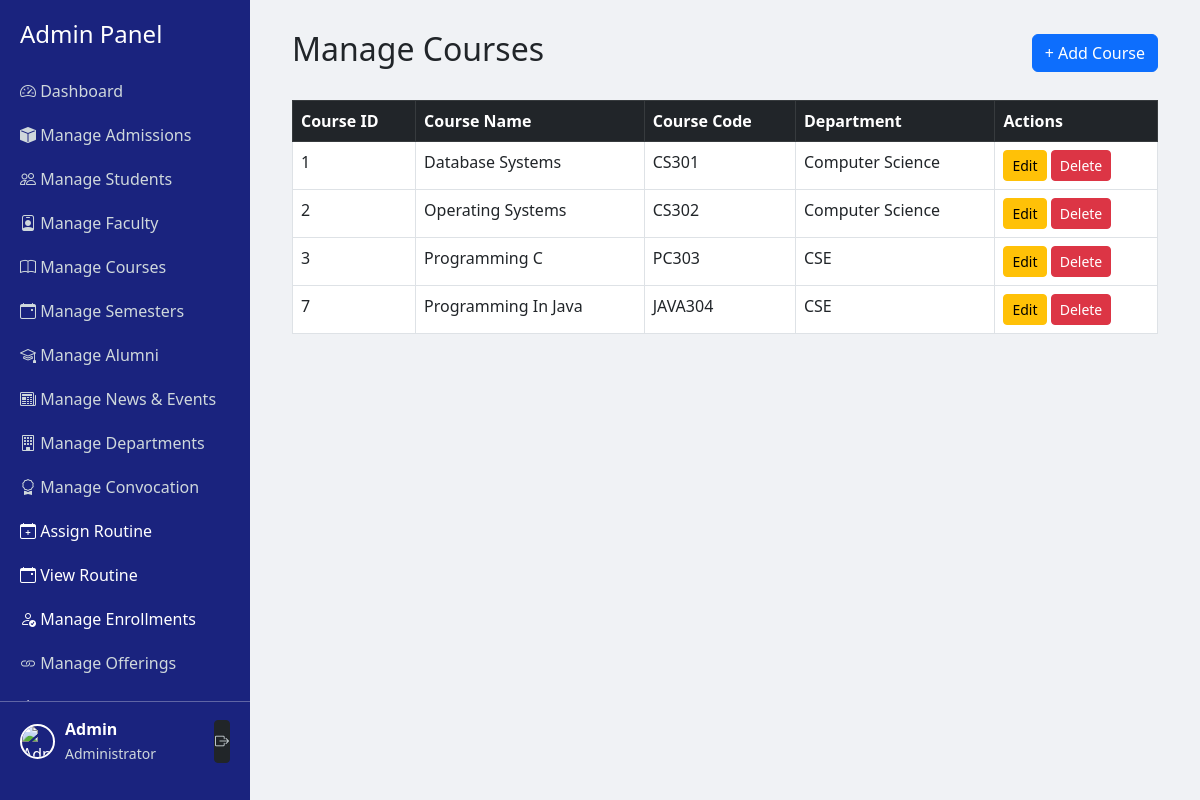
The page /admin/manage_courses.php (signed in) on the database its author committed.
### tables this page shows
CREATE TABLE `courses` (
  `course_id` int(11) NOT NULL,
  `course_name` varchar(150) NOT NULL,
  `course_code` varchar(50) NOT NULL,
  `department` varchar(100) DEFAULT NULL,
  `faculty_id` int(11) DEFAULT NULL,
  `semester` varchar(50) DEFAULT NULL,
  `created_at` timestamp NOT NULL DEFAULT current_timestamp()
);

### admin/manage_courses.php (the view, shortened to what this page needs)
<?php
require_once __DIR__ . "/../app/config/db.php";
$stmt = $DB_con->query("SELECT * FROM courses ORDER BY course_name");
$courses = $stmt->fetchAll(PDO::FETCH_ASSOC);
?>
<?php include 'admin_header.php'; ?>
<div class="container">
    <div class="d-flex justify-content-between align-items-center mb-4">
        <h2>Manage Courses</h2>
        <button class="btn btn-primary" data-bs-toggle="modal" data-bs-target="#addCourseModal">+ Add Course</button>
    </div>
    <table class="table table-bordered table-hover">
        <thead class="table-dark">
            <tr>
                <th>Course ID</th>
                <th>Course Name</th>
                <th>Course Code</th>
                <th>Department</th>
                <th>Actions</th>
            </tr>
        </thead>
        <tbody>
            <?php foreach ($courses as $course): ?>
                <tr>
                    <td><?= $course['course_id']; ?></td>
                    <td><?= $course['course_name']; ?></td>
                    <td><?= $course['course_code']; ?></td>
                    <td><?= $course['department']; ?></td>
                    <td>
                        <a href="edit_course.php?id=<?= $course['course_id']; ?>" class="btn btn-sm btn-warning">Edit</a>
                        <a href="manage_courses.php?delete=<?= $course['course_id']; ?>"
                           class="btn btn-sm btn-danger"
                           onclick="return confirm('Are you sure you want to delete this course?');">Delete</a>
                    </td>
                </tr>
            <?php endforeach; ?>
        </tbody>
    </table>
</div>
<?php include 'admin_footer.php'; ?>
</body>
</html>

### admin/admin_header.php (style rules this page uses)
body { display: flex; min-height: 100vh; margin: 0; }

### rows shown on the page
courses: course_id "1", course_name "Database Systems", course_code "CS301", department "Computer Science"
courses: course_id "2", course_name "Operating Systems", course_code "CS302", department "Computer Science"
courses: course_id "3", course_name "Programming C", course_code "PC303", department "CSE"
courses: course_id "7", course_name "Programming In Java", course_code "JAVA304", department "CSE"

### other values the page prints
$_SESSION['admin_name'] "Admin"
